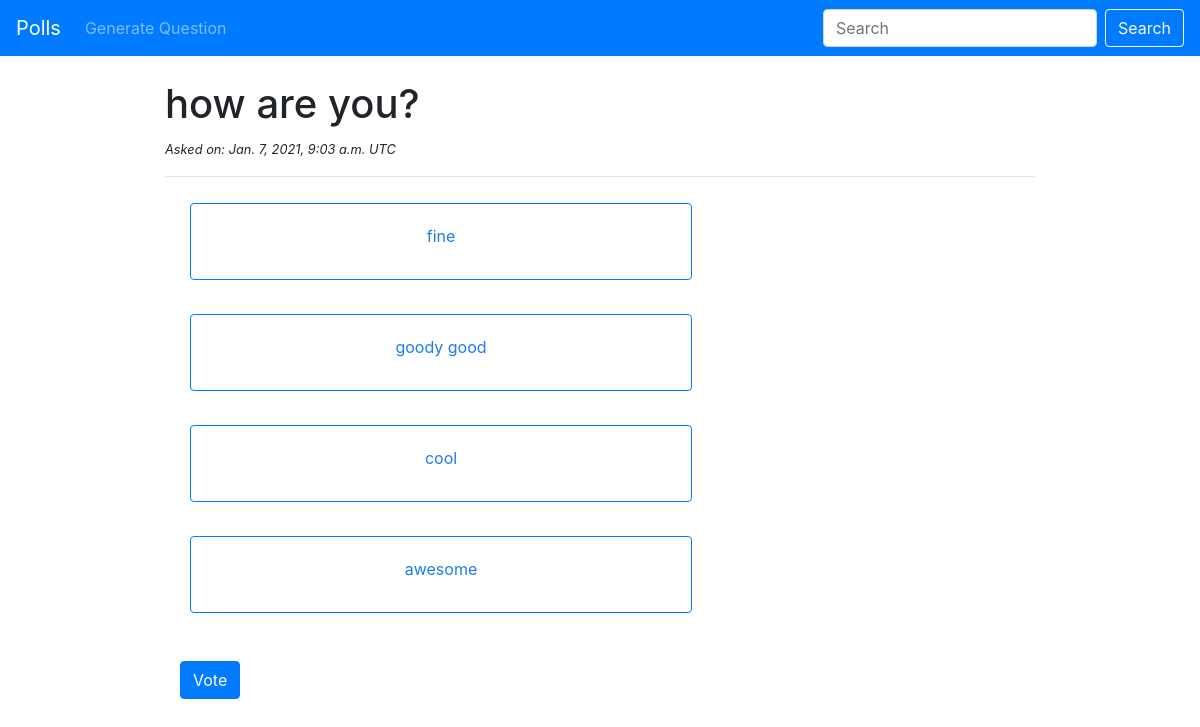
/polls/48/, run on the app's committed database.
### polls/models.py (models this page shows, shortened)
class Question(models.Model):
	question_text = models.CharField(max_length=200)
	pub_date = models.DateTimeField(auto_now_add=True)

class Choice(models.Model):
	question = models.ForeignKey(Question, on_delete=models.CASCADE)
	choice_text = models.CharField(max_length=200)
	votes = models.IntegerField(default=0)

### polls/views.py (the view)
# urls.py: path('<int:pk>/', views.DetailView.as_view(), name='detail'),
class DetailView(generic.DetailView):
	model = Question
	template_name = 'polls/details.html'

### polls/templates/polls/details.html (shortened to what this page needs)
{% extends 'polls/base.html' %}
{% block content %}
<h1>{{ question.question_text }}</h1>
 <p><small><i>Asked on: {{ question.pub_date }} UTC</i></small></p>
 <hr>
<div class="container">
<form action="{% url 'polls:vote' question.id %}" method="post">
	{% for choice in question.choice_set.all %}
	<label for="choice{{ forloop.counter }}">
  <div class="card border-primary mb-3 text-center card-input">
 	 <div class="card-body" id='cards'>
 	 	{{ choice.choice_text }}
	</div>
		</div></label>
	{% endfor %}
	<br><br>
	<button type="submit" class="btn btn-primary" name="Vote">Vote</button>
</form>
</div>
{% endblock %}

### polls/static/css/polls.css (style rules this page uses)
.container { max-width: 900px; margin: 0 auto; }
.card-input { margin: 10px; padding: 00px; color: #1b7ced; }
#cards { width: 500px; height: 75px; }

### data on the page
Question: question_text "how are you?", pub_date "Jan. 7, 2021, 9:03 a.m."
Choice: choice_text "fine"
Choice: choice_text "goody good"
Choice: choice_text "cool"
Choice: choice_text "awesome"
